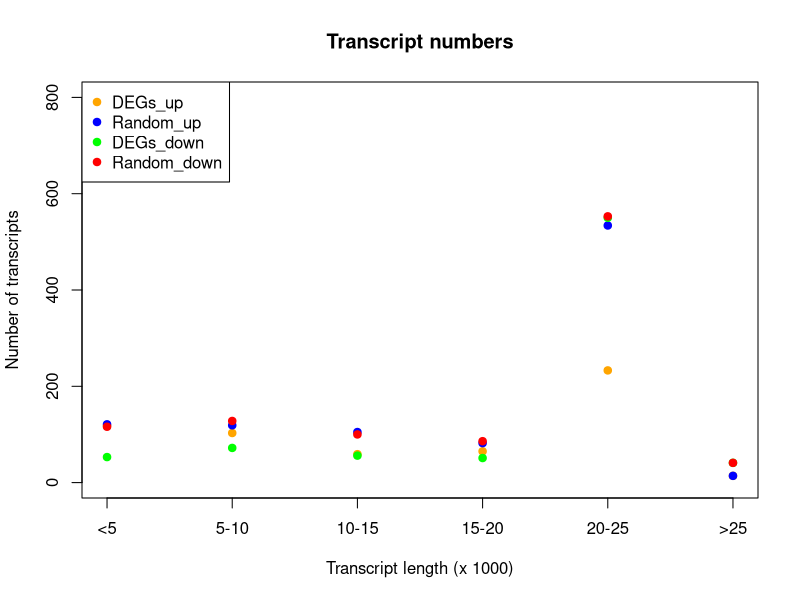

This figure's R source:
setwd("~/Project_bioinformatics")
require(ggplot2)
library(RColorBrewer)
library(dplyr)


Metabolite <- read.delim("max_transcript.txt", comment.char = "#")

DEGup <- read.delim("DEG_upregulation.txt", comment.char="#")

select_up<- which(Metabolite$GeneID%in%DEGup$GeneID)
Metabolite_select_up <- Metabolite[select_up,]
Metabolite_select_up$Maxtranscript<-as.numeric(Metabolite_select_up$max_transcript)

Randomup <- read.delim("Random_1009.txt", comment.char="#")

select_up<- which(Metabolite$GeneID%in%Randomup$GeneID)
Metabolite_select_upRandom <- Metabolite[select_up,]
Metabolite_select_upRandom$Maxtranscript<-as.numeric(Metabolite_select_upRandom$max_transcript)

DEGdown <- read.delim("DEG_downregulation.txt", comment.char="#")

select_down<- which(Metabolite$GeneID%in%DEGdown$GeneID)
Metabolite_select_down <- Metabolite[select_down,]
Metabolite_select_down$Maxtranscript<-as.numeric(Metabolite_select_down$max_transcript)

Randomdown <- read.delim("Random_1053.txt", comment.char="#")

select_down<- which(Metabolite$GeneID%in%Randomdown$GeneID)
Metabolite_select_downRandom <- Metabolite[select_down,]
Metabolite_select_downRandom$Maxtranscript<-as.numeric(Metabolite_select_downRandom$max_transcript)



####  UP

bin_up_5000<-subset(Metabolite_select_up,Metabolite_select_up$Maxtranscript<=5000)
bin_up_5001_10000<-subset(Metabolite_select_up,Metabolite_select_up$Maxtranscript>5000&Metabolite_select_up$Maxtranscript<=10000)
bin_up_10001_15000<-subset(Metabolite_select_up,Metabolite_select_up$Maxtranscript>10000&Metabolite_select_up$Maxtranscript<=15000)
bin_up_15001_20000<-subset(Metabolite_select_up,Metabolite_select_up$Maxtranscript>15000&Metabolite_select_up$Maxtranscript<=20000)
bin_up_20001_25000<-subset(Metabolite_select_up,Metabolite_select_up$Maxtranscript>20000&Metabolite_select_up$Maxtranscript<=250000)
bin_up_25001<-subset(Metabolite_select_up,Metabolite_select_up$Maxtranscript>250000)

bin_up_5000_random<-subset(Metabolite_select_upRandom,Metabolite_select_upRandom$Maxtranscript<=5000)
bin_up_5001_10000_random<-subset(Metabolite_select_upRandom,Metabolite_select_upRandom$Maxtranscript>5000&Metabolite_select_upRandom$Maxtranscript<=10000)
bin_up_10001_15000_random<-subset(Metabolite_select_upRandom,Metabolite_select_upRandom$Maxtranscript>10000&Metabolite_select_upRandom$Maxtranscript<=15000)
bin_up_15001_20000_random<-subset(Metabolite_select_upRandom,Metabolite_select_upRandom$Maxtranscript>15000&Metabolite_select_upRandom$Maxtranscript<=20000)
bin_up_20001_25000_random<-subset(Metabolite_select_upRandom,Metabolite_select_upRandom$Maxtranscript>20000&Metabolite_select_upRandom$Maxtranscript<=250000)
bin_up_25001_random<-subset(Metabolite_select_upRandom,Metabolite_select_upRandom$Maxtranscript>250000)
##DOWN

bin_down_5000<-subset(Metabolite_select_down,Metabolite_select_down$Maxtranscript<=5000)
bin_down_5001_10000<-subset(Metabolite_select_down,Metabolite_select_down$Maxtranscript>5000&Metabolite_select_down$Maxtranscript<=10000)
bin_down_10001_15000<-subset(Metabolite_select_down,Metabolite_select_down$Maxtranscript>10000&Metabolite_select_down$Maxtranscript<=15000)
bin_down_15001_20000<-subset(Metabolite_select_down,Metabolite_select_down$Maxtranscript>15000&Metabolite_select_down$Maxtranscript<=20000)
bin_down_20001_25000<-subset(Metabolite_select_down,Metabolite_select_down$Maxtranscript>20000&Metabolite_select_down$Maxtranscript<=250000)
bin_down_25001<-subset(Metabolite_select_down,Metabolite_select_down$Maxtranscript>250000)

bin_down_5000_random<-subset(Metabolite_select_downRandom,Metabolite_select_downRandom$Maxtranscript<=5000)
bin_down_5001_10000_random<-subset(Metabolite_select_downRandom,Metabolite_select_downRandom$Maxtranscript>5000&Metabolite_select_downRandom$Maxtranscript<=10000)
bin_down_10001_15000_random<-subset(Metabolite_select_downRandom,Metabolite_select_downRandom$Maxtranscript>10000&Metabolite_select_downRandom$Maxtranscript<=15000)
bin_down_15001_20000_random<-subset(Metabolite_select_downRandom,Metabolite_select_downRandom$Maxtranscript>15000&Metabolite_select_downRandom$Maxtranscript<=20000)
bin_down_20001_25000_random<-subset(Metabolite_select_downRandom,Metabolite_select_downRandom$Maxtranscript>20000&Metabolite_select_downRandom$Maxtranscript<=250000)
bin_down_25001_random<-subset(Metabolite_select_downRandom,Metabolite_select_downRandom$Maxtranscript>250000)

DEGs_up <- c(nrow(bin_up_5000),nrow(bin_up_5001_10000),nrow(bin_up_10001_15000),nrow(bin_up_15001_20000),nrow(bin_up_20001_25000),nrow(bin_up_25001))
DEGs_up<-as.data.frame(DEGs_up)
Random_up <- c(nrow(bin_up_5000_random),nrow(bin_up_5001_10000_random),nrow(bin_up_10001_15000_random),nrow(bin_up_15001_20000_random),nrow(bin_up_20001_25000_random),nrow(bin_up_25001))
Random_up <- as.data.frame(Random_up)

DEGs_down <- c(nrow(bin_down_5000),nrow(bin_down_5001_10000),nrow(bin_down_10001_15000),nrow(bin_down_15001_20000),nrow(bin_down_20001_25000),nrow(bin_down_25001))
DEGs_down<-as.data.frame(DEGs_down)
Random_down <- c(nrow(bin_down_5000_random),nrow(bin_down_5001_10000_random),nrow(bin_down_10001_15000_random),nrow(bin_down_15001_20000_random),nrow(bin_down_20001_25000_random),nrow(bin_down_25001))
Random_down <- as.data.frame(Random_down)


pdf("Transcript_numbers.pdf")
plot(DEGs_up$DEGs_up, col="orange", pch=19,
     main="Transcript numbers",
     xlab="Transcript length (x 1000)",
     ylab="Number of transcripts", xaxt = "n",
     ylim=c(0,800))
axis(side=1, at = c(1, 2, 3, 4, 5, 6),labels=c("<5","5-10","10-15","15-20","20-25", ">25"))
points(Random_up$Random_up, col="blue", pch=19)
points(DEGs_down$DEGs_down, col="green", pch=19)
points(Random_down$Random_down, col="red", pch=19)
legend('topleft',legend=c("DEGs_up", "Random_up","DEGs_down","Random_down"), pch=c(19, 19), col=c('orange', 'blue','green', 'red'))
dev.off()
